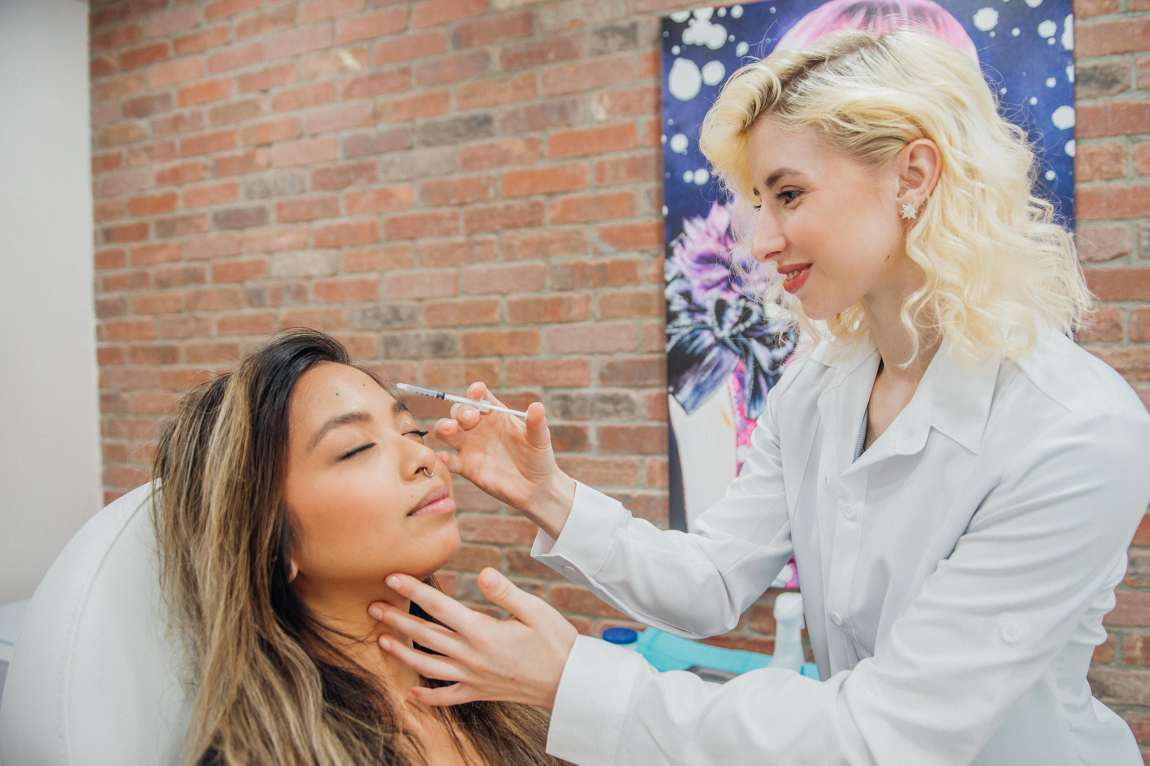
#> input picture scratch/w1.jpg, 4599 x 3061 px, found by its file name (shown at 1/4 size)
$ python thumb_w_files.py
#> lines starting #> are read from the running program, lines starting #| are printed output that depends on the picture
import os
from PIL import Image

for f in ['w1.jpg', 'w2.jpg', 'w3.jpg', 'w4.jpg']:
    p = os.path.join('scratch', f)
    if os.path.exists(p):
        im = Image.open(p)
#> im is the input picture: PIL image 4599x3061 RGB; mean R, G, B 176.8, 160.2, 149.6
        im.thumbnail((400, 400))
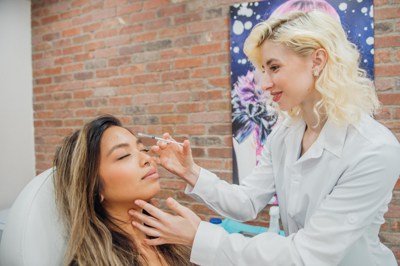
#> im: PIL image 400x266 RGB; mean R, G, B 176.8, 160.1, 149.6
        out_p = os.path.join('scratch', 'inspections2', f'thumb_{f}')
        im.save(out_p, 'JPEG', quality=80)
        print(f"Saved thumb_{f}")
#> pass 2 of the loop `for f in ['w1.jpg', 'w2.jpg', 'w3.jpg', 'w4.jpg']:`:
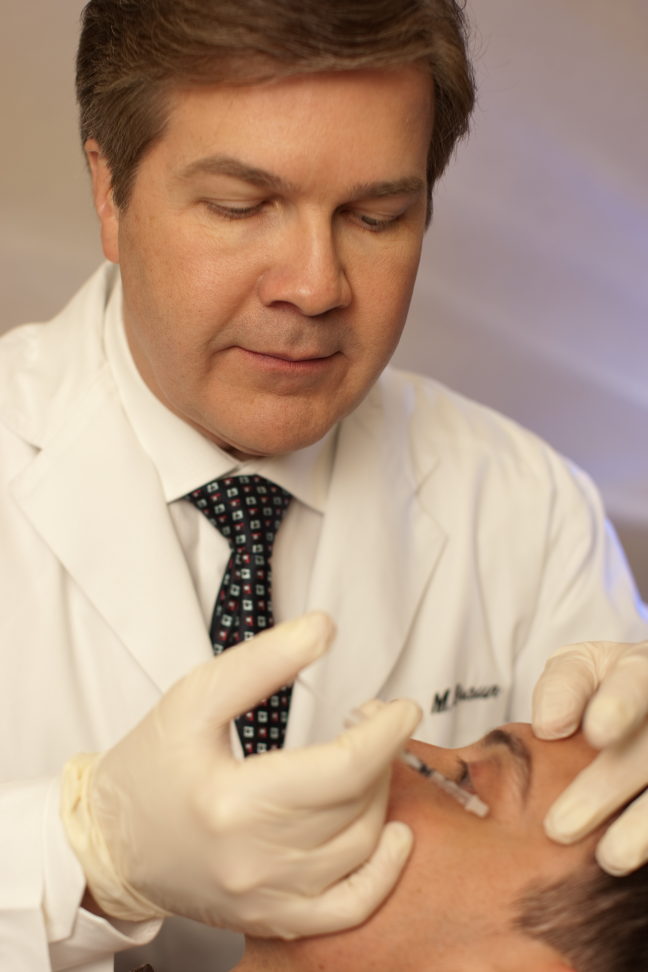
#> input picture scratch/w2.jpg, 2592 x 3888 px, found by its file name (shown at 1/4 size)
#> im is the input picture: PIL image 2592x3888 RGB; mean R, G, B 182.1, 153.4, 131.4
#> `im.thumbnail((400, 400))`:
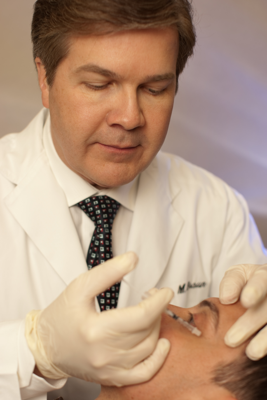
#> im: PIL image 267x400 RGB; mean R, G, B 182.1, 153.4, 131.5
#> pass 3 of the loop `for f in ['w1.jpg', 'w2.jpg', 'w3.jpg', 'w4.jpg']:`:
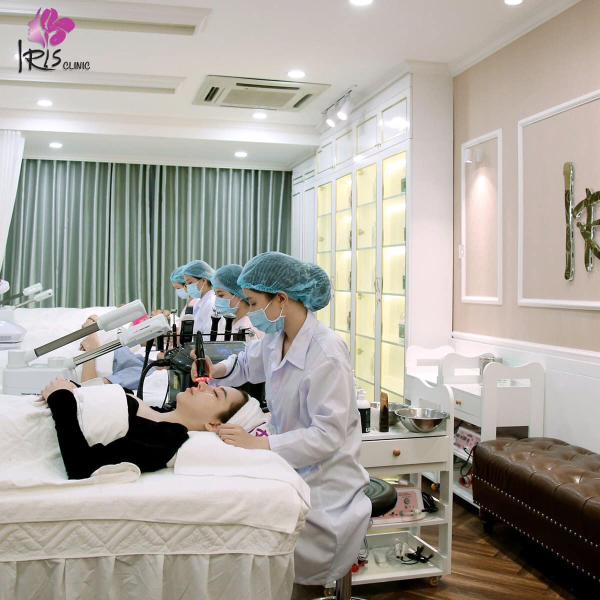
#> input picture scratch/w3.jpg, 1200 x 1200 px, found by its file name (shown at 1/2 size)
#> im is the input picture: PIL image 1200x1200 RGB; mean R, G, B 170.6, 165.7, 158.5
#> `im.thumbnail((400, 400))`:
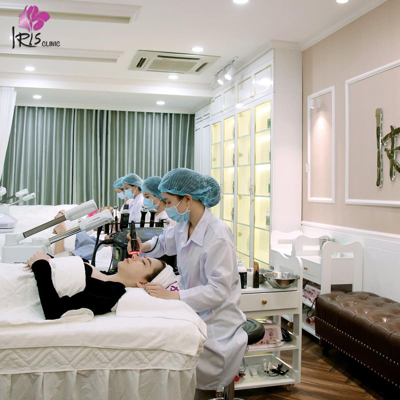
#> im: PIL image 400x400 RGB; mean R, G, B 170.6, 165.7, 158.5
#> the loop made 4 passes; the first 3 are shown
